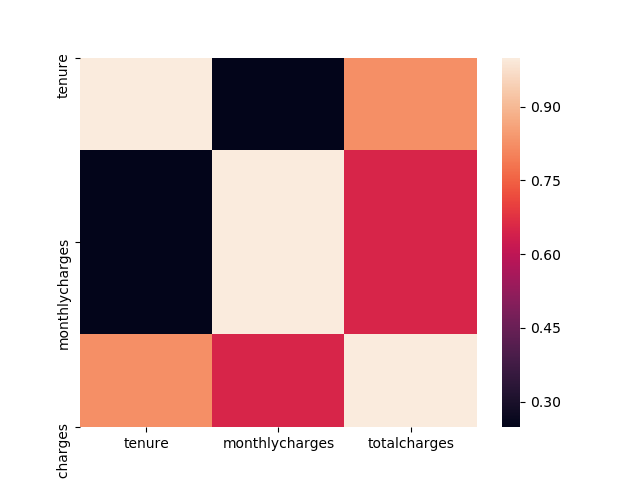

Here is the Python script that generated this plot:
"""this code was informed from the following repsitory
https://github.com/shakedzy/dython"""

import pandas as pd
import scipy.stats as ss
import seaborn as sns
import matplotlib.pyplot as plt
import numpy as np

#cramersV to find association between categorical variables
def cramers_v(x, y):
  confusion_matrix = pd.crosstab(x,y)
  chi2 = ss.chi2_contingency(confusion_matrix)[0]
  n = confusion_matrix.sum().sum()
  phi2 = chi2/n
  r,k = confusion_matrix.shape
  phi2corr = max(0, phi2-((k-1)*(r-1))/(n-1))
  rcorr = r-((r-1)**2)/(n-1)
  kcorr = k-((k-1)**2)/(n-1)
  return np.sqrt(phi2corr/min((kcorr-1),(rcorr-1)))

#correlation ratio to find association between numeric and categroical variable
def correlation_ratio(categories, measurements):
    fcat, _ = pd.factorize(categories)
    cat_num = np.max(fcat)+1
    y_avg_array = np.zeros(cat_num)
    n_array = np.zeros(cat_num)
    for i in range(0,cat_num):
        cat_measures = measurements[np.argwhere(fcat == i).flatten()]
        n_array[i] = len(cat_measures)
        y_avg_array[i] = np.average(cat_measures)
    y_total_avg = np.sum(np.multiply(y_avg_array,n_array))/np.sum(n_array)
    numerator = np.sum(np.multiply(n_array,np.power(np.subtract(y_avg_array,y_total_avg),2)))
    denominator = np.sum(np.power(np.subtract(measurements,y_total_avg),2))
    if numerator == 0:
        eta = 0.0
    else:
        eta = np.sqrt(numerator/denominator)
    return eta

cd = pd.read_csv("cleanData.csv")
oneHot = pd.read_csv("oneHotClean.csv")

#build correlation matrix
columns = cd.columns
numeric_columns = ["tenure", "monthlycharges", "totalcharges"]
corr = pd.DataFrame(index=columns, columns=columns)
for i in range(0,len(columns)):
  for j in range(i,len(columns)):
    if i == j:
        corr[columns[i]][columns[j]] = 1.0
    else:
      if columns[i] not in numeric_columns:
        if columns[j] not in numeric_columns:
          cell = round(cramers_v(cd[columns[i]], cd[columns[j]]), 4)
          corr[columns[i]][columns[j]] = cell
          corr[columns[j]][columns[i]] = cell
        else:
          cell = round(correlation_ratio(cd[columns[i]], cd[columns[j]]),4)
          corr[columns[i]][columns[j]] = cell
          corr[columns[j]][columns[i]] = cell
      else:
        if columns[j] not in numeric_columns:
          cell = round(correlation_ratio(cd[columns[j]], cd[columns[i]]),4)
          corr[columns[i]][columns[j]] = cell
          corr[columns[j]][columns[i]] = cell
        else:
          cell = round((ss.pearsonr(cd[columns[i]], cd[columns[j]])[0]), 4)
          corr[columns[i]][columns[j]] = cell
          corr[columns[j]][columns[i]] = cell

corr = corr[corr.columns].astype(float)

#plot correlation matrix
sns.heatmap(
  corr, 
  xticklabels=corr.columns.values,
  yticklabels=corr.columns.values
)

plt.savefig('corr.png')

corr2 = corr(oneHot).astyoe(float)

sns.heatmap(
  corr2, 
  xticklabels=corr.columns.values,
  yticklabels=corr.columns.values
)

plt.savefig('corr2.png')


